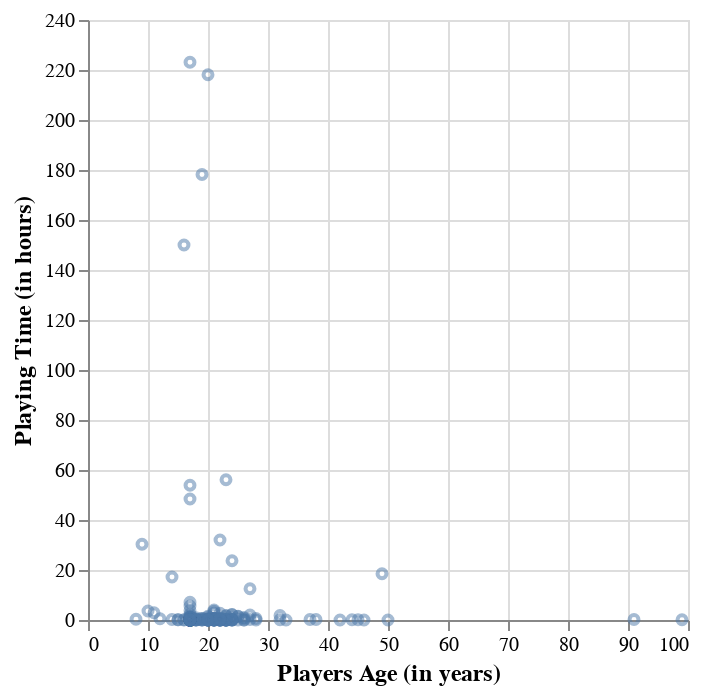

Notebook code cell kept with this figure:
### Code cell
players_plot = alt.Chart(players_tidy).mark_point(size=20, opacity = 0.5).encode(
    x = alt.X('age').title('Players Age (in years)'),
    y = alt.Y('played_hours').title('Playing Time (in hours)'),
).configure_axis(titleFontSize=12)
players_plot

### Figure 1 — Vega specification as saved in the notebook (floating-point values rounded to 4 significant figures; data arrays with more than 128 entries replaced by an {"elided": "..."} marker saying what was removed)
{"$schema": "https://vega.github.io/schema/vega/v5.json", "data": [{"name": "source_0", "values": {"elided": "196 records"}}, {"name": "source_0_x_domain_age", "values": [{"min": 8, "max": 99}]}, {"name": "source_0_y_domain_played_hours", "values": [{"min": 0.0, "max": 223.1}]}], "marks": [{"type": "symbol", "name": "marks", "from": {"data": "source_0"}, "encode": {"update": {"fill": {"value": "transparent"}, "x": {"field": "age", "scale": "x"}, "stroke": {"value": "#4c78a8"}, "y": {"field": "played_hours", "scale": "y"}, "opacity": {"value": 0.5}, "size": {"value": 20}}}, "style": ["point"]}], "scales": [{"name": "x", "type": "linear", "domain": [{"signal": "(data(\"source_0_x_domain_age\")[0] || {}).min"}, {"signal": "(data(\"source_0_x_domain_age\")[0] || {}).max"}], "range": [0, {"signal": "width"}], "zero": true, "nice": true}, {"name": "y", "type": "linear", "domain": [{"signal": "(data(\"source_0_y_domain_played_hours\")[0] || {}).min"}, {"signal": "(data(\"source_0_y_domain_played_hours\")[0] || {}).max"}], "range": [{"signal": "height"}, 0], "nice": true, "zero": true}], "axes": [{"scale": "x", "domain": false, "gridScale": "y", "orient": "bottom", "maxExtent": 0, "zindex": 0, "ticks": false, "aria": false, "labels": false, "minExtent": 0, "grid": true, "tickCount": {"signal": "ceil(width/40)"}}, {"scale": "y", "minExtent": 0, "orient": "left", "grid": true, "gridScale": "x", "tickCount": {"signal": "ceil(height/40)"}, "labels": false, "ticks": false, "aria": false, "domain": false, "maxExtent": 0, "zindex": 0}, {"scale": "x", "orient": "bottom", "title": "Players Age (in years)", "grid": false, "labelFlush": true, "labelOverlap": true, "zindex": 0, "tickCount": {"signal": "ceil(width/40)"}}, {"scale": "y", "orient": "left", "grid": false, "title": "Playing Time (in hours)", "tickCount": {"signal": "ceil(height/40)"}, "zindex": 0, "labelOverlap": true}], "style": "cell", "background": "white", "padding": 5, "width": 300, "height": 300, "config": {"axis": {"titleFontSize": 12}}}
